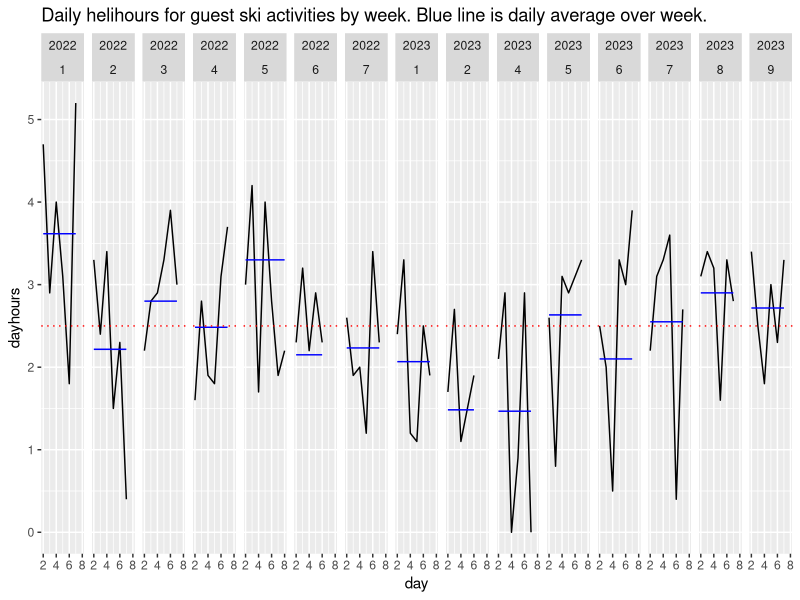
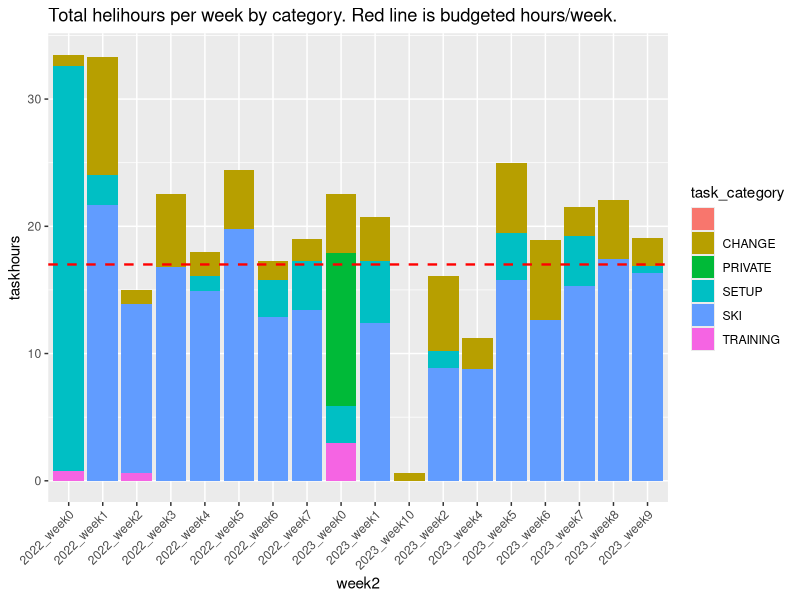
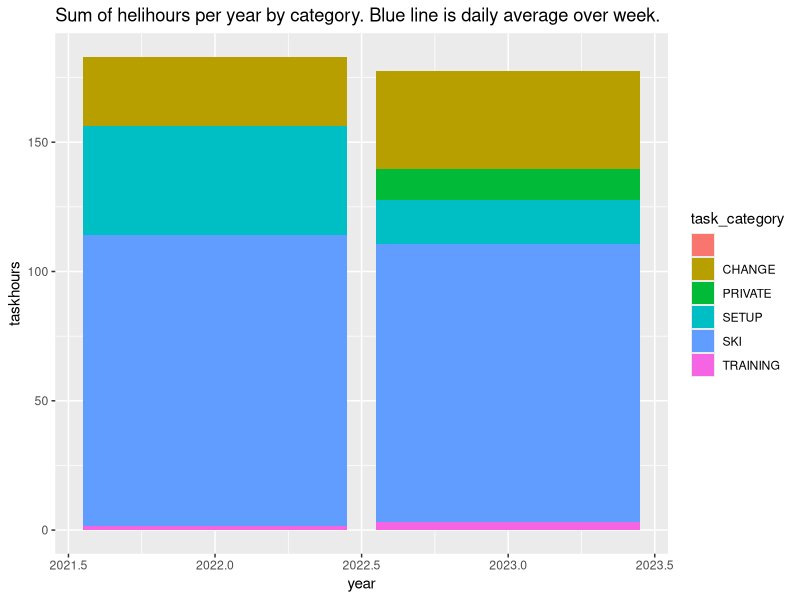
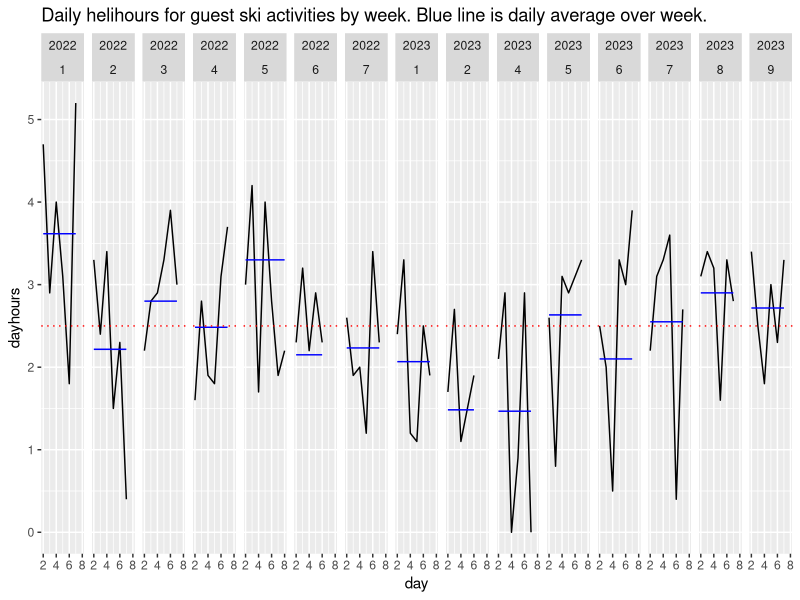
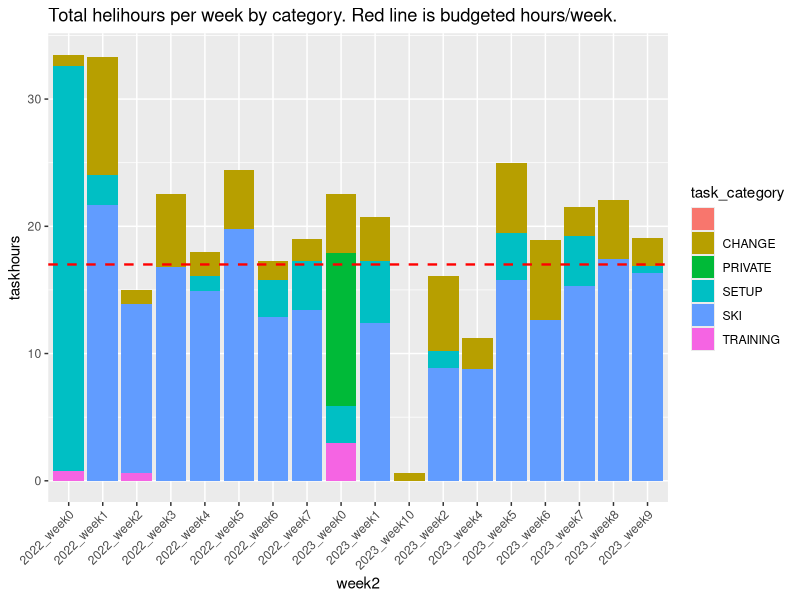
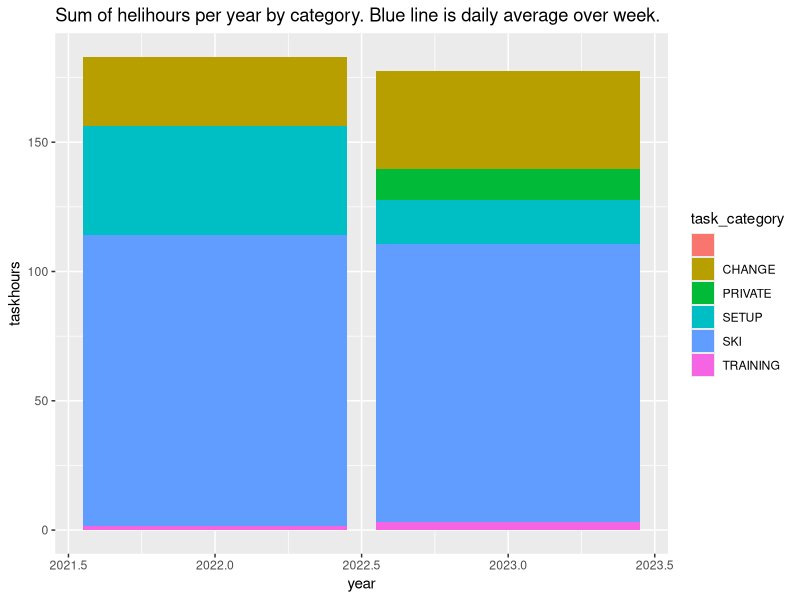

Write R code to recreate these figures, in order.
## ---- chunk 1
knitr::opts_chunk$set(echo = TRUE)
require(tidyverse)
require(ggplot2)
require(data.table)
## ---- chunk 2
heli <- fread("GBH_Helihours_test.csv") %>% as.data.frame
## ---- chunk 3
###by week daily ski hours
daily_ski <- heli %>% filter(task_category == "SKI") %>% group_by(date) %>% mutate(dayhours = sum(hours, na.rm = TRUE)) %>%  group_by(year,week) %>% mutate(weekhours = sum(hours, na.rm = TRUE), meanweekhours = sum(hours, na.rm = TRUE)/6) %>% 
   mutate(mean = weekhours, na.rm = TRUE) %>%
  ggplot(aes(x = day, y = dayhours)) +
  geom_line() + 
  geom_line(aes(y = meanweekhours), color = "blue") +
    geom_hline(yintercept = 2.5,linetype='dotted', col = 'red')+
  facet_grid(~year+ week)+
  ggtitle("Daily helihours for guest ski activities by week. Blue line is daily average over week.")
daily_ski

weekly_all <- heli %>%  group_by(year, week, task_category) %>% mutate(taskhours = sum(hours, na.rm = TRUE), week2 = paste0(year,"_week", week)) %>% 
   select(week2, task_category, taskhours) %>% distinct() %>%  data.frame %>% 
  ggplot(aes(x = week2, y = taskhours, fill = task_category)) +
  geom_bar(stat = "identity") +
    geom_hline(yintercept = 17,linetype='dashed', col = 'red', size = 0.8)+
  #facet_grid(~year)+
  theme(axis.text.x = element_text(angle = 45, vjust = 1, hjust=1))+
  ggtitle("Total helihours per week by category. Red line is budgeted hours/week.")
weekly_all
season_total <- heli %>%  group_by(year,task_category) %>% mutate(taskhours = sum(hours, na.rm = TRUE)) %>% 
   select(year, task_category, taskhours) %>% distinct() %>%  data.frame %>% 
  ggplot(aes(x = year, y = taskhours, fill = task_category)) +
  geom_bar(stat = "identity") +
   # geom_hline(yintercept = 119,linetype='dotted', col = 'red')+
  ggtitle("Sum of helihours per year by category. Blue line is daily average over week.")
season_total

ggsave("DailySkiHours.pdf", plot = daily_ski, device = "pdf")
ggsave("WeeklyHeliHours.pdf", plot = weekly_all, device = "pdf")
ggsave("AnnualHeliHours.pdf", plot = season_total, device = "pdf")

